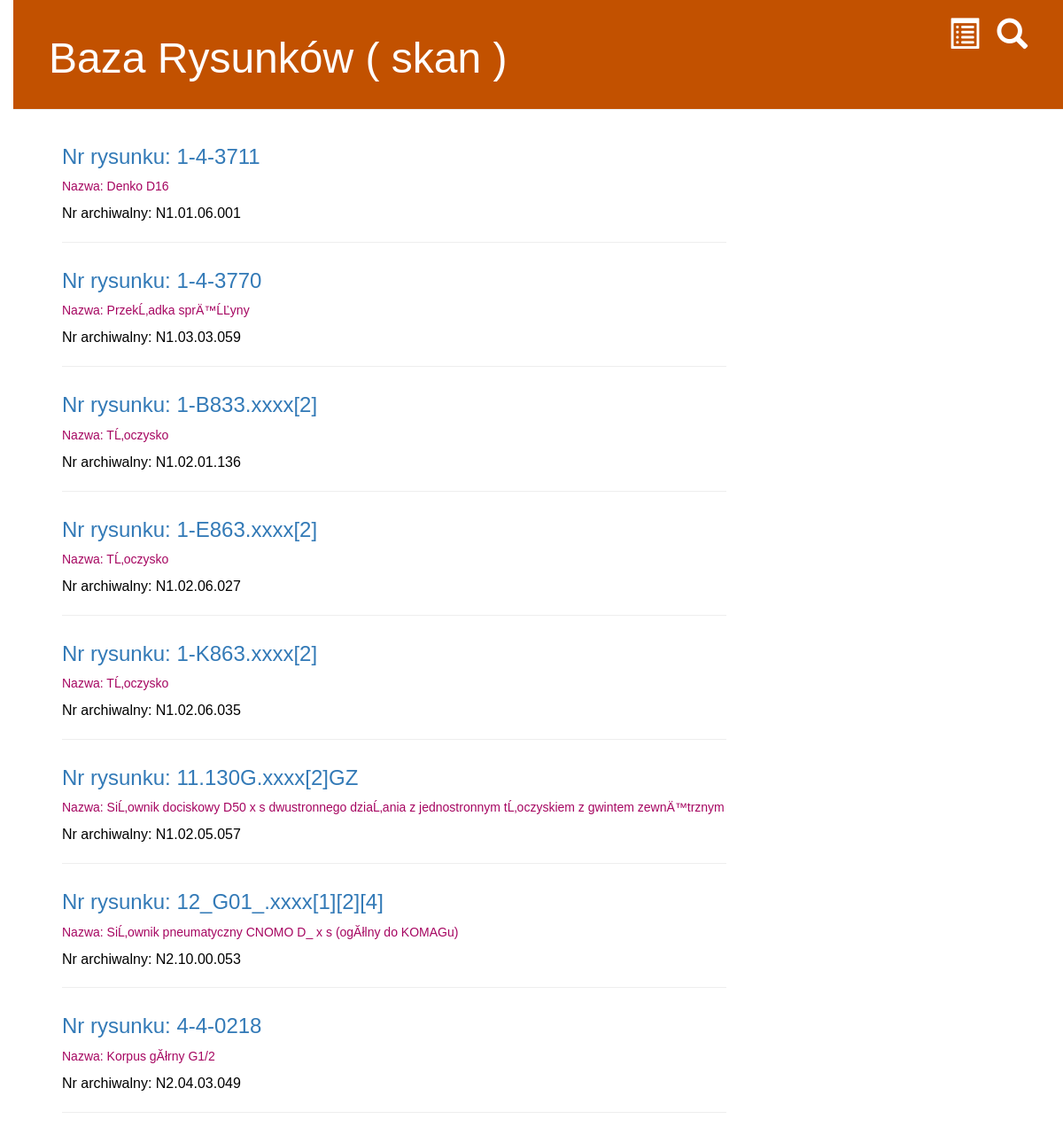
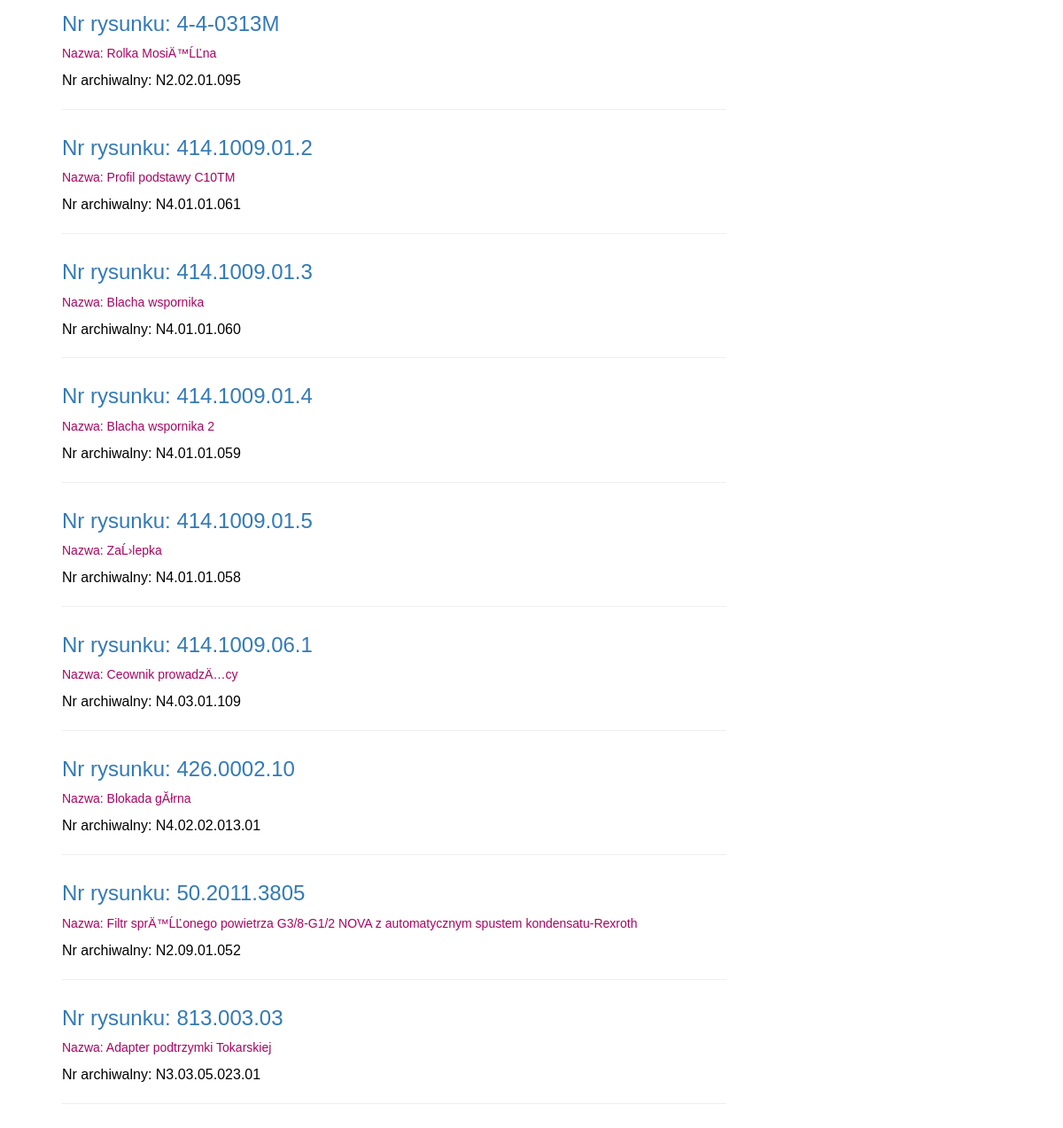
The page / on the database its author committed (2 pictures, top to bottom).
### drw_base/models.py (models this page shows, shortened)
class Drw(models.Model):
    wprowadzil  = models.ForeignKey(settings.AUTH_USER_MODEL, on_delete=models.CASCADE) # kto wprowadził do bazy
    nr_arch     = models.CharField(max_length=30)    # Nr archiwlny rysunku
    nr_rys      = models.CharField(max_length=30)    # Nr rysunku
    nazwa       = models.CharField(max_length=256)   # Nazwa rysunku
    opis        = models.TextField()                 # Opis pole "Memo" z delphi
    zweryfik    = models.BooleanField(default=False) # Czy rysunek zweryfikowany
    data_wprow  = models.DateTimeField(
            default=timezone.now)                    # data wprowadzenia do bazy

### drw_base/views.py (the view)
# urls.py: path('',                       views.drw_list,             name='drw_list'            ),
def drw_list(request):
    drws = Drw.objects.all().order_by('nr_rys')
    return render(request, 'drw_base/drw_list.html',{'drws': drws})

### drw_base/templates/drw_base/drw_list.html (shortened to what this page needs)
{% extends 'drw_base/base.html' %}
{% block content %}
	{% for drw in drws %}
		<div class="drw">
			<h3><a href="{% url 'drw_detail' pk=drw.pk %}">Nr rysunku: {{ drw.nr_rys }}</a></h3>
			<div class="nazwa">
				<p>Nazwa: {{ drw.nazwa }}</p>
			</div>
			<div class="nazwa_pola">
    			<p>Nr archiwalny: {{ drw.nr_arch|linebreaksbr }}</p>
			</div>
			<hr>
		</div>
	{% endfor %}
{% endblock %}

### drw_base/static/css/drw_base.css (style rules this page uses)
body { padding-left: 15px; font-family: 'Arial'; }
h1, h2, h3, h4 { font-family: 'Arial', cursive; }
.nazwa { color: #a60661; }
.nazwa_pola { background-color: #ffffff; color: #000000; font-size: 12pt; padding-left: 0px; font-family: 'Arial'; }
.drw { margin-bottom: 30px; }

### rows shown on the page
Drw: nr_rys "1-4-3711", nazwa "Denko D16", nr_arch "N1.01.06.001"
Drw: nr_rys "1-4-3770", nazwa "PrzekĹ‚adka sprÄ™ĹĽyny", nr_arch "N1.03.03.059"
Drw: nr_rys "1-B833.xxxx[2]", nazwa "TĹ‚oczysko", nr_arch "N1.02.01.136"
Drw: nr_rys "1-E863.xxxx[2]", nazwa "TĹ‚oczysko", nr_arch "N1.02.06.027"
Drw: nr_rys "1-K863.xxxx[2]", nazwa "TĹ‚oczysko", nr_arch "N1.02.06.035"
Drw: nr_rys "11.130G.xxxx[2]GZ", nazwa "SiĹ‚ownik dociskowy D50 x s dwustronnego dziaĹ‚ania z jednostronnym tĹ‚oczyskiem z gwintem zewnÄ™trznym", nr_arch "N1.02.05.057"
Drw: nr_rys "12_G01_.xxxx[1][2][4]", nazwa "SiĹ‚ownik pneumatyczny CNOMO D_ x s (ogĂłlny do KOMAGu)", nr_arch "N2.10.00.053"
Drw: nr_rys "4-4-0218", nazwa "Korpus gĂłrny G1/2", nr_arch "N2.04.03.049"
Drw: nr_rys "4-4-0313M", nazwa "Rolka MosiÄ™ĹĽna", nr_arch "N2.02.01.095"
Drw: nr_rys "414.1009.01.2", nazwa "Profil podstawy C10TM", nr_arch "N4.01.01.061"
Drw: nr_rys "414.1009.01.3", nazwa "Blacha wspornika", nr_arch "N4.01.01.060"
Drw: nr_rys "414.1009.01.4", nazwa "Blacha wspornika 2", nr_arch "N4.01.01.059"
Drw: nr_rys "414.1009.01.5", nazwa "ZaĹ›lepka", nr_arch "N4.01.01.058"
Drw: nr_rys "414.1009.06.1", nazwa "Ceownik prowadzÄ…cy", nr_arch "N4.03.01.109"
Drw: nr_rys "426.0002.10", nazwa "Blokada gĂłrna", nr_arch "N4.02.02.013.01"
Drw: nr_rys "50.2011.3805", nazwa "Filtr sprÄ™ĹĽonego powietrza G3/8-G1/2 NOVA z automatycznym spustem kondensatu-Rexroth", nr_arch "N2.09.01.052"
Drw: nr_rys "813.003.03", nazwa "Adapter podtrzymki Tokarskiej", nr_arch "N3.03.05.023.01"
